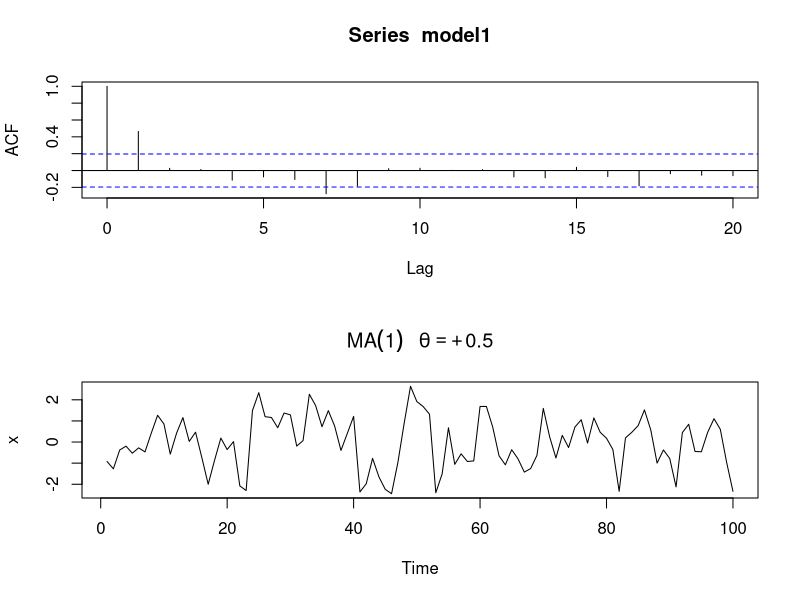
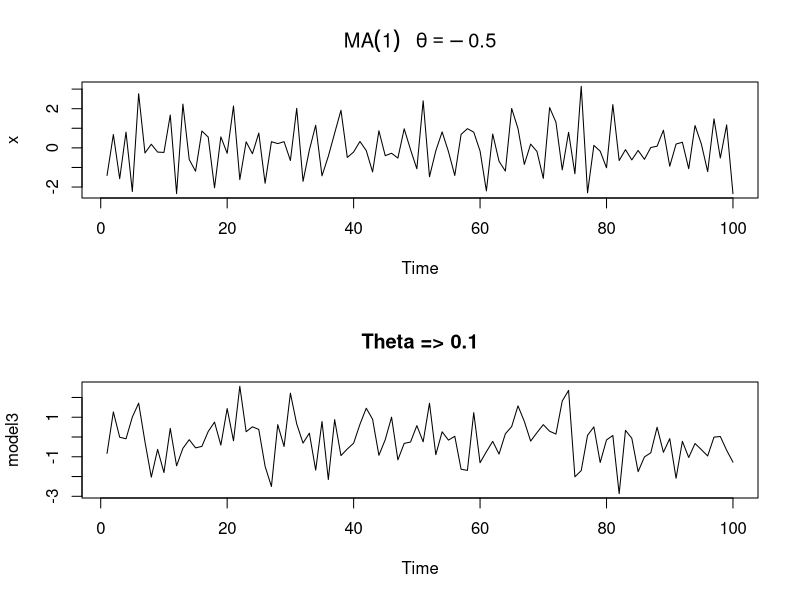
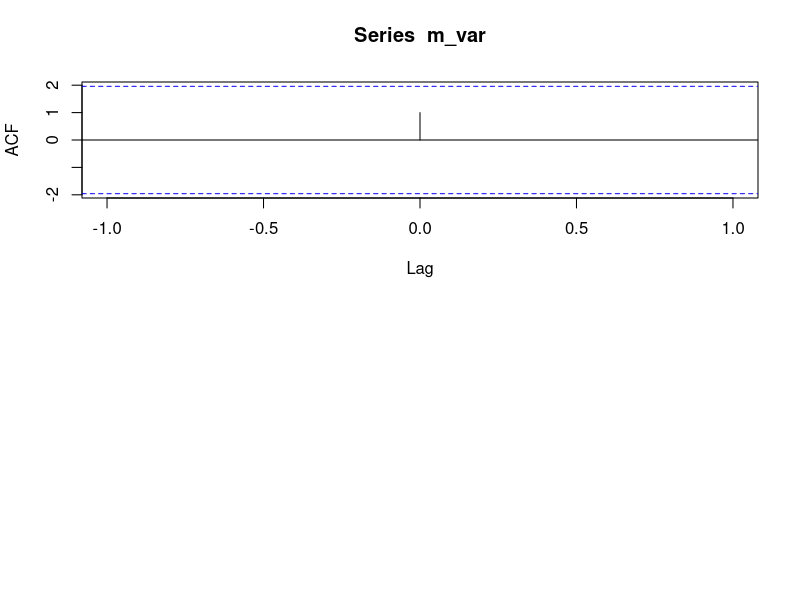
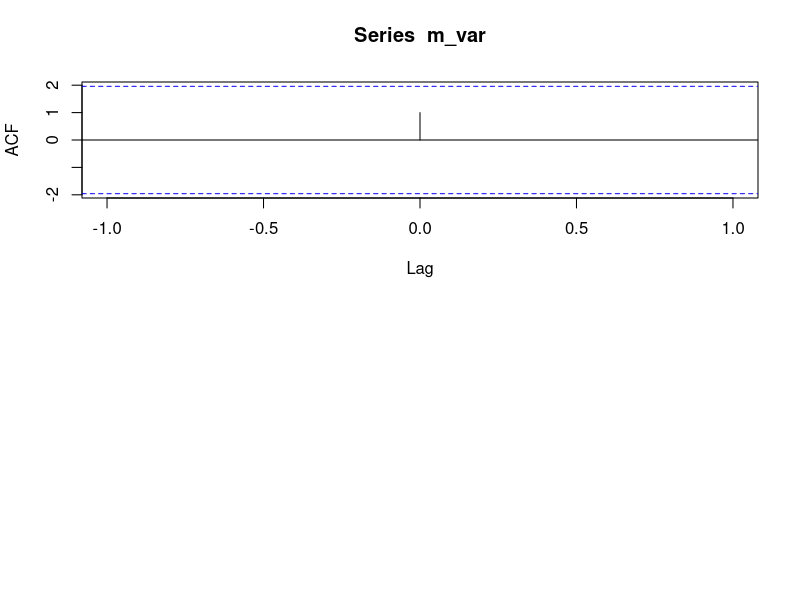

Reproduce these figures in R, in order.
### Description
'Notes & R Exercises from chapter 3

Good Definition ARIMA Models (https://datascienceplus.com/time-series-analysis-using-arima-model-in-r/)
  ARIMA is the abbreviation for AutoRegressive Integrated Moving Average. 
  Auto Regressive (AR) terms refer to the lags of the differenced series, 
  Moving Average (MA) terms refer to the lags of errors and I is the number 
  of difference used to make the time series stationary.

Another resource for understanding the output of ARIMA models and how to choose the best
  https://rpubs.com/riazakhan94/arima_with_example

'

# Clear Namespace & Plots
rm(list=ls())

### Example 3.5 MA(1) Process
' R ARIMA model explanation https://people.duke.edu/~rnau/411arim.htm
  Explanation ARIMA(0,0,1) model https://www.quora.com/What-is-the-interpretation-of-an-auto-arima-0-0-1-result-in-r
  ARIMA(p,d,q)
  p = Means that the PACF value = 0, meaning that the lags in the PACF plot are not significant. 
  d = Means that the TS provides is stationary and differences is not necessary. 
  q = In this case equals 1, which means that after one step the gamma(h+1) drops to zero. 
'
# Set up Pallet for Plot
par(mfrow=c(2,1))   # Combines two plots on one pallet. 

# Generate ARIMA Model
model1 = arima.sim(list(order=c(0,0,1), ma=.9), n=100) 
model2 = arima.sim(list(order=c(0,0,1), ma=-0.9), n=100)
# Generate ACF Plot
acf(model1)
'Note that this is a stable series'

# Plot Model
plot(model1, ylab='x', main=(expression(MA(1)~~~theta==+.5)))
'Observations - Looks stable to me.'
plot(model2, ylab='x', main=expression(MA(1)~~~theta==-.5))


### Test if Theta Controls the Variance (observation made on page 84)
model3 = arima.sim(list(order=c(0,0,1), ma=0.1), n=100)
plot(model3, main= 'Theta => 0.1')

test_var_arima_model <- function(theta){
  # Generate Model
  m <- arima.sim(list(order=c(0,0,1), ma=theta), n=100)
  # Return variance
  m_var <- var(m)
  return(m_var)
}

# Iterate For Loop and Calculate Variance for Theta = i/10 (0.1 - 1)
for (i in 1:10){
  theta = i/10
  m_var = test_var_arima_model(theta)
  print(paste('Theta =>', theta, 'Variance', m_var))
}
' Observations:   Clearly the value of Theta controls the variance of the model
                  Variane is positively correlated with theta. 
'

# Generate ACF Plot
for (i in 1:2){
  theta = i/10
  m_var = test_var_arima_model(theta)
  par(mfrow=c(2,1))   # Combines two plots on one pallet.
  acf(m_var)
}



# Page 86 - Fit ARIMA model
' Documentation Notation:  https://en.wikipedia.org/wiki/Autoregressive_integrated_moving_average
  on-seasonal ARIMA models are generally denoted ARIMA(p,d,q) where parameters p, d, and q are non-negative 
  integers, p is the order (number of time lags) of the autoregressive model, d is the degree of differencing 
  (the number of times the data have had past values subtracted), and q is the order of the moving-average model. 
  Seasonal ARIMA models are usually denoted ARIMA(p,d,q)(P,D,Q)m, where m refers to the number of periods in 
  each season, and the uppercase P,D,Q refer to the autoregressive, differencing, and moving average terms for
  the seasonal part of the ARIMA model.[2][3]

  When two out of the three terms are zeros, the model may be referred to based on the non-zero parameter, 
  dropping "AR", "I" or "MA" from the acronym describing the model. For example, ARIMA (1,0,0) is AR(1), 
  ARIMA(0,1,0) is I(1), and ARIMA(0,0,1) is MA(1).
'
rm(list=ls())

set.seed(7)
x = rnorm(150, mean=5)

# AR(1) & MA(1) Model
arima(x, order=c(1,0,1)) # AR and MA Order of 1

# AR(1) Model
arima(x, order=c(1,0,0))

# MA(1) Model
arima(x, order=c(0,0,1))


















  


